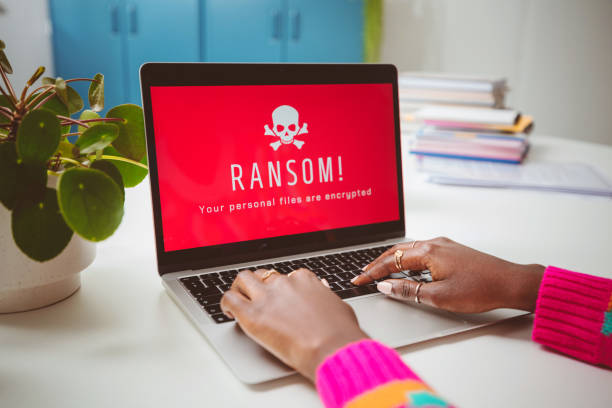
#> input picture ransom.jpg, 612 x 408 px
$ python -i Ransom_interface.py   (imports and definitions only)   (older library calls are emulated)
#> lines starting #> are read from the running program, lines starting #| are printed output that depends on the picture
import tkinter as tk
from tkinter import messagebox
from sklearn.ensemble import RandomForestClassifier
from sklearn.neighbors import KNeighborsClassifier
from sklearn.model_selection import train_test_split
import pandas as pd
import numpy as np
from PIL import Image, ImageTk  # Import Image and ImageTk from PIL

# Load Dataset
df = pd.read_csv("/1-python/Dataset.txt", header=None)
#> (reads Dataset.txt from the repository)
x = df.iloc[:, :-1].values  # Features
y = df.iloc[:, -1].values   # Class labels

# Define class labels
class_labels = {
    "Benign": 438,
    "Reveton": 948,
    "Cerber": 897,
    "teslacrypt": 914,
    "Locky": 944,
    "Yakes": 925
}

# Train RandomForestClassifier
x_train_rf, x_test_rf, y_train_rf, y_test_rf = train_test_split(x, y, test_size=0.2, random_state=42)
rf_classifier = RandomForestClassifier()
# [1 line not run here, left out]

# Train KNeighborsClassifier
x_train_knn, x_test_knn, y_train_knn, y_test_knn = train_test_split(x, y, test_size=0.2, random_state=42)
knn_classifier = KNeighborsClassifier()
# [1 line not run here, left out]

# Function to classify using RandomForestClassifier
def classify_rf(pattern):
    pattern_array = np.array([int(i) for i in pattern.split(",")])
    prediction = rf_classifier.predict([pattern_array])
    show_result("RandomForestClassifier", prediction[0])

# Function to classify using KNeighborsClassifier
def classify_knn(pattern):
    pattern_array = np.array([int(i) for i in pattern.split(",")])
    prediction = knn_classifier.predict([pattern_array])
    show_result("KNeighborsClassifier", prediction[0])

# Function to display classification result
def show_result(classifier_name, prediction):
    if prediction == "Benign":
        messagebox.showinfo(f"Ransomware is Gentle - '{classifier_name}'", f"Ransomware is gentle - '{classifier_name}'")
    else:
        messagebox.showinfo(f"Ransomware is Malicious - '{classifier_name}'", f"Ransomware is Malicious - '{prediction}'")

# Function to create GUI
def create_gui():
    root = tk.Tk()
    root.title("Classifier Selection")

    # Heading
    heading_label = tk.Label(root, text="Ransomware Transaction Classification System", font=("Helvetica", 16, "bold"))
    heading_label.pack(pady=10)

    try:
        # Load and display image
        image = Image.open("ransom.jpg")  # Replace "image.jpg" with the path to your image file
#> image is the input picture: PIL image 612x408 RGB; mean R, G, B 167.5, 127.2, 130.6
        image = image.resize((300, 200), Image.ANTIALIAS)  # Resize the image as needed
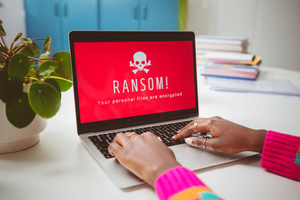
#> image: PIL image 300x200 RGB; mean R, G, B 167.5, 127.3, 130.6
        photo = ImageTk.PhotoImage(image)
        image_label = tk.Label(root, image=photo)
        image_label.image = photo
        image_label.pack(pady=10)
    except Exception as e:
        print("Error loading image:", e)
    # Input Box
    print("Enter Pattern for Tseting : ")
    pattern_entry = tk.Entry(root, width=50)
    pattern_entry.pack(pady=10)

    # Frame for buttons
    button_frame = tk.Frame(root)
    button_frame.pack()

    # Button for RandomForestClassifier
    rf_button = tk.Button(button_frame, text="RandomForestClassifier", command=lambda: classify_rf(pattern_entry.get()), bg="blue", fg="black")
    rf_button.pack(side=tk.LEFT, padx=5)

    # Button for KNeighborsClassifier
    knn_button = tk.Button(button_frame, text="KNeighborsClassifier", command=lambda: classify_knn(pattern_entry.get()), bg="blue", fg="black")
    knn_button.pack(side=tk.LEFT, padx=5)

    root.mainloop()

# Run the GUI
# [1 line not run here, left out]

>>> result = create_gui()
